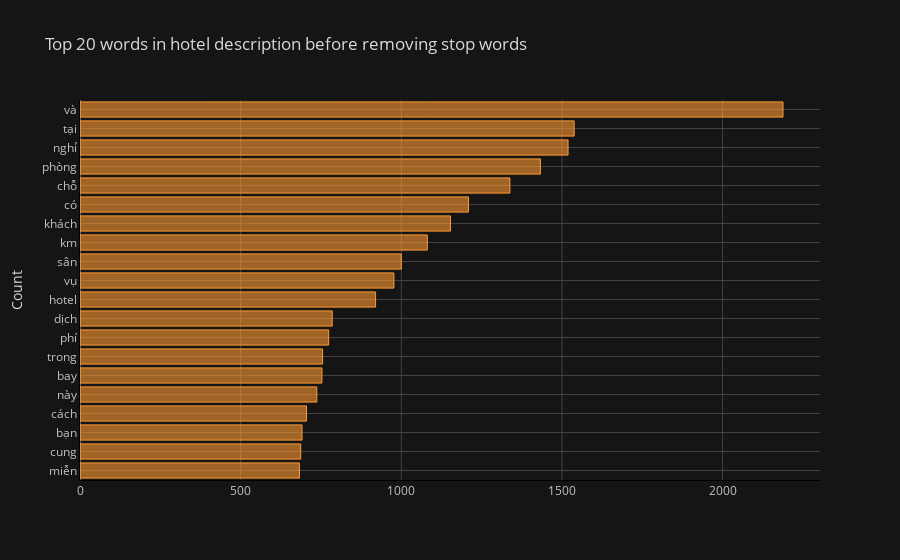

Notebook code for this chart:
### Code cell
def get_top_n_words(corpus, n=None):
    vec = CountVectorizer().fit(corpus)
    bag_of_words = vec.transform(corpus)
    sum_words = bag_of_words.sum(axis=0) 
    words_freq = [(word, sum_words[0, idx]) for word, idx in vec.vocabulary_.items()]
    words_freq =sorted(words_freq, key = lambda x: x[1], reverse=True)
    return words_freq[:n]
common_words = get_top_n_words(df['descriptions'], 20)
df1 = pd.DataFrame(common_words, columns = ['descriptions' , 'count'])
df1.groupby('descriptions').sum()['count'].sort_values().iplot(kind='barh', yTitle='Count', linecolor='black', title='Top 20 words in hotel description before removing stop words')

### Figure 1 — Plotly figure (JSON) as saved in the notebook; plotly's stock layout.template omitted (floating-point values rounded to 4 significant figures)
{"data": [{"marker": {"color": "rgba(255, 153, 51, 0.6)", "line": {"color": "rgba(255, 153, 51, 1.0)", "width": 1}}, "name": "count", "orientation": "h", "text": "", "type": "bar", "x": [683, 687, 691, 705, 737, 753, 755, 774, 785, 920, 977, 1000, 1081, 1153, 1209, 1338, 1433, 1519, 1538, 2188], "y": ["miễn", "cung", "bạn", "cách", "này", "bay", "trong", "phí", "dịch", "hotel", "vụ", "sân", "km", "khách", "có", "chỗ", "phòng", "nghỉ", "tại", "và"]}], "layout": {"legend": {"bgcolor": "#151516", "font": {"color": "#D9D9D9"}}, "paper_bgcolor": "#151516", "plot_bgcolor": "#151516", "title": {"font": {"color": "#D9D9D9"}, "text": "Top 20 words in hotel description before removing stop words"}, "xaxis": {"gridcolor": "#434343", "linecolor": "black", "showgrid": true, "tickfont": {"color": "#C2C2C2"}, "title": {"font": {"color": "#D9D9D9"}, "text": ""}, "zerolinecolor": "#666570"}, "yaxis": {"gridcolor": "#434343", "linecolor": "black", "showgrid": true, "tickfont": {"color": "#C2C2C2"}, "title": {"font": {"color": "#D9D9D9"}, "text": "Count"}, "zerolinecolor": "#666570"}}}
